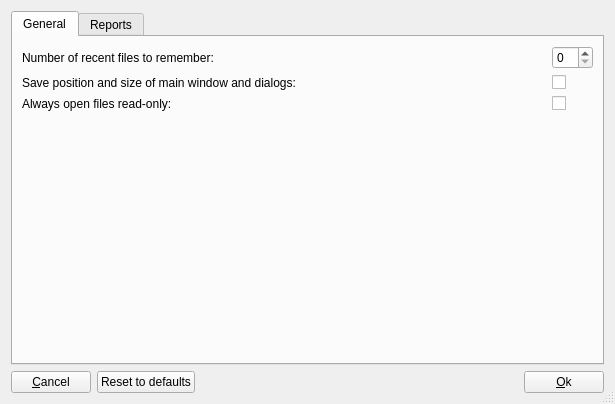
<?xml version="1.0" encoding="UTF-8"?>
<ui version="4.0">
 <class>DlgPreferences</class>
 <widget class="QDialog" name="DlgPreferences">
  <property name="geometry">
   <rect>
    <x>0</x>
    <y>0</y>
    <width>615</width>
    <height>404</height>
   </rect>
  </property>
  <property name="windowTitle">
   <string>Preferences</string>
  </property>
  <property name="windowIcon">
   <iconset resource="fred.qrc">
    <normaloff>:/icons/resources/fred.png</normaloff>:/icons/resources/fred.png</iconset>
  </property>
  <property name="sizeGripEnabled">
   <bool>true</bool>
  </property>
  <layout class="QVBoxLayout" name="verticalLayout">
   <item>
    <widget class="QTabWidget" name="tabWidget">
     <property name="currentIndex">
      <number>0</number>
     </property>
     <widget class="QWidget" name="TabGeneral">
      <attribute name="title">
       <string>General</string>
      </attribute>
      <layout class="QGridLayout" name="gridLayout">
       <item row="0" column="1">
        <widget class="QSpinBox" name="SpinBoxRecentFiles"/>
       </item>
       <item row="1" column="0">
        <widget class="QLabel" name="LblSavePositions">
         <property name="text">
          <string>Save position and size of main window and dialogs:</string>
         </property>
        </widget>
       </item>
       <item row="1" column="1">
        <widget class="QCheckBox" name="ChkBoxSavePositions">
         <property name="sizePolicy">
          <sizepolicy hsizetype="Fixed" vsizetype="Fixed">
           <horstretch>0</horstretch>
           <verstretch>0</verstretch>
          </sizepolicy>
         </property>
         <property name="text">
          <string/>
         </property>
         <property name="checkable">
          <bool>true</bool>
         </property>
         <property name="autoExclusive">
          <bool>false</bool>
         </property>
         <property name="tristate">
          <bool>false</bool>
         </property>
        </widget>
       </item>
       <item row="0" column="0">
        <widget class="QLabel" name="LblRecentFiles">
         <property name="text">
          <string>Number of recent files to remember:</string>
         </property>
        </widget>
       </item>
       <item row="3" column="0">
        <spacer name="verticalSpacer">
         <property name="orientation">
          <enum>Qt::Vertical</enum>
         </property>
         <property name="sizeHint" stdset="0">
          <size>
           <width>20</width>
           <height>40</height>
          </size>
         </property>
        </spacer>
       </item>
       <item row="2" column="0">
        <widget class="QLabel" name="LblOpenReadOnly">
         <property name="text">
          <string>Always open files read-only:</string>
         </property>
        </widget>
       </item>
       <item row="2" column="1">
        <widget class="QCheckBox" name="ChkBoxOpenReadOnly">
         <property name="sizePolicy">
          <sizepolicy hsizetype="Fixed" vsizetype="Fixed">
           <horstretch>0</horstretch>
           <verstretch>0</verstretch>
          </sizepolicy>
         </property>
         <property name="text">
          <string/>
         </property>
        </widget>
       </item>
      </layout>
     </widget>
     <widget class="QWidget" name="TabReports">
      <attribute name="title">
       <string>Reports</string>
      </attribute>
      <layout class="QVBoxLayout" name="verticalLayout_3">
       <item>
        <widget class="QLabel" name="label">
         <property name="text">
          <string>&lt;html&gt;&lt;head/&gt;&lt;body&gt;&lt;p&gt;&lt;span style=&quot; font-weight:600;&quot;&gt;Warning:&lt;/span&gt;&lt;/p&gt;&lt;p&gt;The following list gives you the possibility to add/remove report locations and to change their precedence. Reports are searched and added from top to bottom, thus reports found in later directories replace reports found earlier if they have same name, category and hive! In addition, you may also remove the two default system and user locations which might result in no reports being found at all if you don't have added your own locations.&lt;/p&gt;&lt;/body&gt;&lt;/html&gt;</string>
         </property>
         <property name="wordWrap">
          <bool>true</bool>
         </property>
        </widget>
       </item>
       <item>
        <layout class="QHBoxLayout" name="horizontalLayout_2">
         <item>
          <widget class="QListWidget" name="ListReportLocations"/>
         </item>
         <item>
          <layout class="QVBoxLayout" name="verticalLayout_2">
           <item>
            <widget class="QPushButton" name="BtnAddReportLoc">
             <property name="text">
              <string>Add</string>
             </property>
            </widget>
           </item>
           <item>
            <widget class="QPushButton" name="BtnEditReportLoc">
             <property name="enabled">
              <bool>false</bool>
             </property>
             <property name="text">
              <string>Edit</string>
             </property>
            </widget>
           </item>
           <item>
            <widget class="QPushButton" name="BtnRemoveReportLoc">
             <property name="enabled">
              <bool>false</bool>
             </property>
             <property name="text">
              <string>Remove</string>
             </property>
            </widget>
           </item>
           <item>
            <widget class="QPushButton" name="BtnMoveReportLocUp">
             <property name="enabled">
              <bool>false</bool>
             </property>
             <property name="text">
              <string>Move up</string>
             </property>
            </widget>
           </item>
           <item>
            <widget class="QPushButton" name="BtnMoveReportLocDown">
             <property name="enabled">
              <bool>false</bool>
             </property>
             <property name="text">
              <string>Move down</string>
             </property>
            </widget>
           </item>
           <item>
            <spacer name="verticalSpacer_2">
             <property name="orientation">
              <enum>Qt::Vertical</enum>
             </property>
             <property name="sizeHint" stdset="0">
              <size>
               <width>20</width>
               <height>40</height>
              </size>
             </property>
            </spacer>
           </item>
          </layout>
         </item>
        </layout>
       </item>
      </layout>
     </widget>
    </widget>
   </item>
   <item>
    <layout class="QHBoxLayout" name="horizontalLayout">
     <item>
      <widget class="QPushButton" name="BtnCancel">
       <property name="text">
        <string>&amp;Cancel</string>
       </property>
      </widget>
     </item>
     <item>
      <widget class="QPushButton" name="BtnReset">
       <property name="text">
        <string>Reset to defaults</string>
       </property>
      </widget>
     </item>
     <item>
      <spacer name="horizontalSpacer">
       <property name="orientation">
        <enum>Qt::Horizontal</enum>
       </property>
       <property name="sizeHint" stdset="0">
        <size>
         <width>40</width>
         <height>20</height>
        </size>
       </property>
      </spacer>
     </item>
     <item>
      <widget class="QPushButton" name="BtnOk">
       <property name="text">
        <string>&amp;Ok</string>
       </property>
      </widget>
     </item>
    </layout>
   </item>
  </layout>
 </widget>
 <tabstops>
  <tabstop>BtnOk</tabstop>
  <tabstop>BtnCancel</tabstop>
  <tabstop>BtnReset</tabstop>
  <tabstop>tabWidget</tabstop>
  <tabstop>SpinBoxRecentFiles</tabstop>
  <tabstop>ChkBoxSavePositions</tabstop>
  <tabstop>ListReportLocations</tabstop>
  <tabstop>BtnAddReportLoc</tabstop>
  <tabstop>BtnEditReportLoc</tabstop>
  <tabstop>BtnRemoveReportLoc</tabstop>
  <tabstop>BtnMoveReportLocUp</tabstop>
  <tabstop>BtnMoveReportLocDown</tabstop>
 </tabstops>
 <resources>
  <include location="fred.qrc"/>
 </resources>
 <connections/>
</ui>
